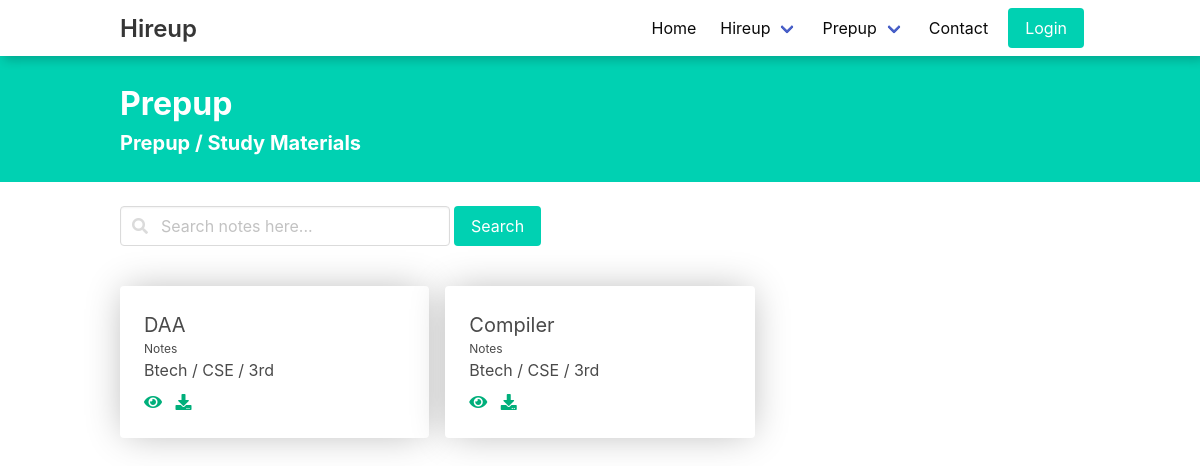
The page /prepup/ on the database its author committed.
### NotesApp/models.py (models this page shows)
class StudyMaterials(models.Model):
    Years=(
        ("1st","1st"),
        ("2nd","2nd"),
        ("3rd","3rd"),
        ("4th","4th"),
    )
    Banches=(
        ("CSE","CSE"),
        ("IT","IT"),
        ("ME","ME"),
        ("AG","AG"),
        ("CE","CE"),
        ("BT","BT"),
    )
    Name=models.CharField(max_length=200)
    subject=models.CharField(max_length=200)
    years=models.CharField(max_length=100,choices=Years)
    Branch=models.CharField(max_length=200,choices=Banches,default=None)
    file = models.FileField(upload_to="StudyMaterials/Fileuploads/",null=True, blank=True)
    url = models.URLField(null=True, blank=True)
    createdBy=models.ForeignKey(User, on_delete=models.CASCADE)
    IsApproved=models.BooleanField(default=False)
    def __str__(self):
        return self.Name

### NotesApp/views.py (the view)
# urls.py: path('', prepIndex, name='prepIndex'),
def prepIndex(request):
    studymaterials=StudyMaterials.objects.filter(IsApproved=True)
    print(studymaterials)
    return render(request, 'prepup/index.html',{'data':studymaterials})

### templates/prepup/index.html (shortened to what this page needs)
{% extends "layout.html" %} {% load static %} {% block css %}
<link rel="stylesheet" href="{% static 'css/prepup/index.css' %}" />
<link
  rel="stylesheet"
  href="https://cdnjs.cloudflare.com/ajax/libs/font-awesome/4.7.0/css/font-awesome.min.css"
/>
<link
  rel="stylesheet"
  href="https://use.fontawesome.com/releases/v5.8.1/css/all.css"
/>
{% endblock %} {% block body %}
<div class="has-background-primary set">
  <div class="container py-5">
    <h1 class="is-size-3 has-text-white m-0"><b>Prepup</b></h1>
    <h2 class="is-size-5 has-text-white"><b>Prepup / Study Materials</b></h2>
  </div>
</div>
<div class="container field is-grouped mt-5 set">
  <div class="field mr-1">
    <p class="control has-icons-left has-icons-right">
      <input class="input" type="text" placeholder="Search notes here..." />
      <span class="icon is-small is-left">
      </span>
    </p>
  </div>
  <button class="button is-primary" type="button" href="">Search</button>
</div>
<section class="section container set">
  <div class="card__container">
    {% for i in data %}
    <div class="card">
      <div class="card-content">
        <div class="content">
          <p class="is-size-5 m-0">{{i.subject}}</p>
          <p class="m-0 is-size-7 has-text-lightgrey">Notes</p>
          <p class="m-0 is-size-6 mb-2">Btech / {{i.Branch}} / {{i.years}}</p>
          <a href="#"><i class="fa fa-eye"></i></a> &nbsp;
          <a href="#"><i class="fa fa-download"></i></a>
        </div>
      </div>
    </div>
    {% endfor %}
  </div>
</section>
{% endblock %} {% block script %} {% endblock %}

### static/css/prepup/index.css (style rules this page uses)
.card__container { display: grid; grid-template-columns: repeat(auto-fill, minmax(250px, 1fr)); grid-gap: 1em; }
.card { height: max-content; box-shadow: 0px 0px 36px -5px rgba(0, 0, 0, 0.3); }
.card a { color: rgb(0, 175, 123); }
.section { padding: 1rem 0rem; }

### rows shown on the page
StudyMaterials: subject "DAA", Branch "CSE", years "3rd"
StudyMaterials: subject "Compiler", Branch "CSE", years "3rd"
